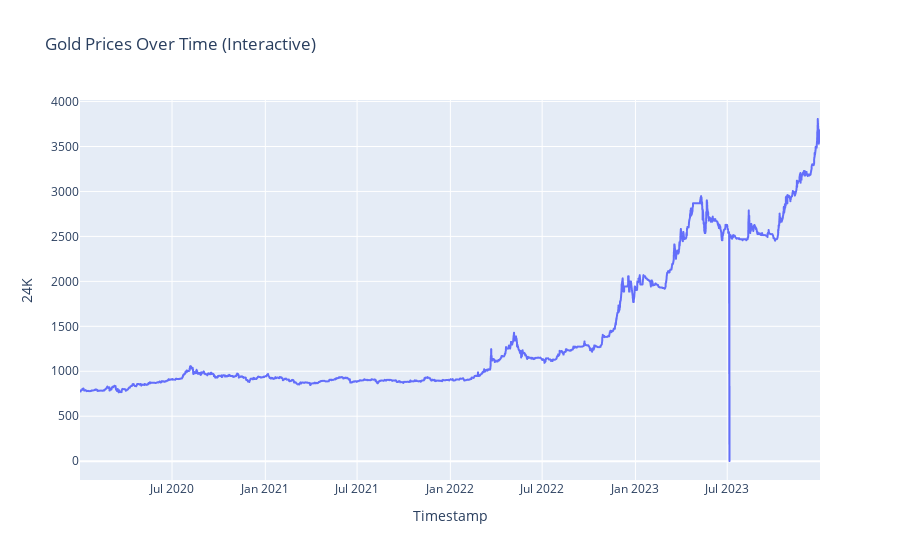

Here is the notebook cell this chart was saved with:
### Code cell
# Interactive Time-Series Plot
fig = px.line(intra_day_gold, x='Timestamp', y='24K', title='Gold Prices Over Time (Interactive)')
fig.show()

### Figure 1 — Plotly figure (JSON) as saved in the notebook; plotly's stock layout.template omitted (floating-point values rounded to 4 significant figures; data arrays with more than 128 entries replaced by an {"elided": "..."} marker saying what was removed)
{"data": [{"hovertemplate": "Timestamp=%{x}<br>24K=%{y}<extra></extra>", "legendgroup": "", "line": {"color": "#636efa", "dash": "solid"}, "marker": {"symbol": "circle"}, "mode": "lines", "name": "", "showlegend": false, "x": {"elided": "3017 str values"}, "xaxis": "x", "y": {"elided": "3017 float values"}, "yaxis": "y", "type": "scattergl"}], "layout": {"xaxis": {"anchor": "y", "domain": [0.0, 1.0], "title": {"text": "Timestamp"}}, "yaxis": {"anchor": "x", "domain": [0.0, 1.0], "title": {"text": "24K"}}, "legend": {"tracegroupgap": 0}, "title": {"text": "Gold Prices Over Time (Interactive)"}}}
